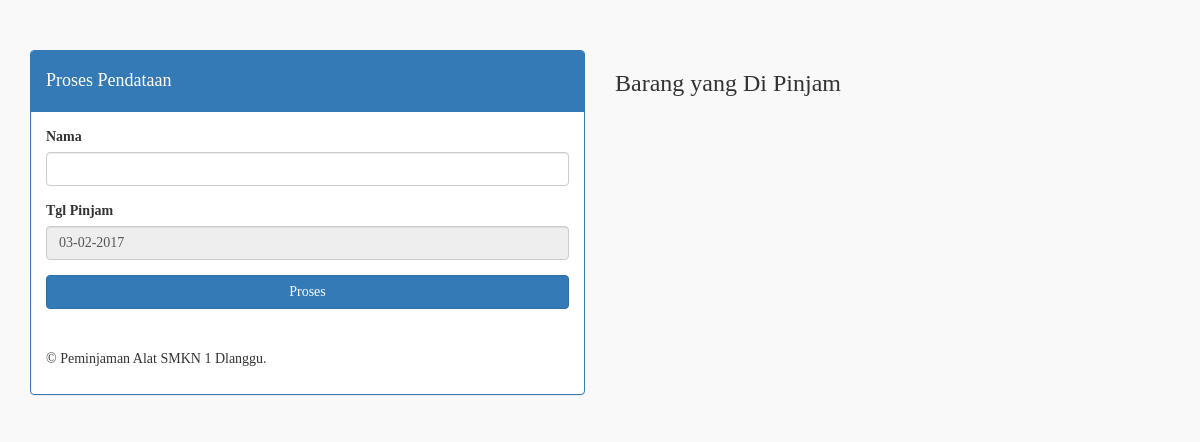
Page /user/proses_pinjam.php on the earlier database version.
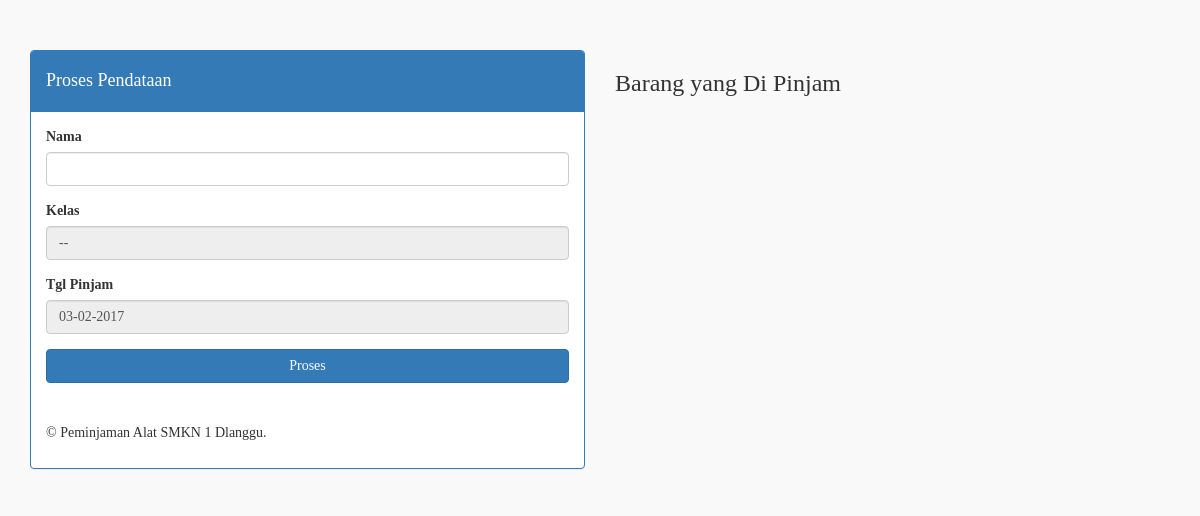
Same page on the later database version.
### tables this page shows
CREATE TABLE `anggota` (
  `id_anggota` int(11) NOT NULL,
  `nama` varchar(40) NOT NULL,
  `password` varchar(40) NOT NULL,
  `kelas` varchar(20) NOT NULL
);

### user/proses_pinjam.php (the view, shortened to what this page needs)
<!DOCTYPE html>
<html lang="en">
<head>
	<link href="css/bootstrap.min.css" rel="stylesheet">
    <link href="style/style.css" rel="stylesheet" type="text/css">
    <link href="../bootstrap/font-awesome/css/font-awesome.min.css" rel="stylesheet" type="text/css">
</head>
<body>
		<div class="container">
			<div class="row" style="margin-top: 50px">
				<div class="col-md-6">
				<div class="panel panel-primary">
					<div class="panel-heading">
						<h4>Proses Pendataan</h4>
					</div>
					<div class="panel-body">
					<form action="proses_transaksi.php" method="post">
						<div class="form-group">
							<label for="">Nama</label>
							<input type="text" name="nama" class="form-control" value="<?php echo $_SESSION['anggota']; ?>">
						</div>
<?php
$anggota = $_SESSION['anggota'];
$query = mysql_query("SELECT * FROM anggota WHERE nama = '$anggota'");
	while ($data = mysql_fetch_assoc($query)) {
?>
<label for="">Kelas</label>
        	<div class="form-group">
      		<input type="text" name="kelas" value="<?php echo $data['kelas']; ?>" disabled class="form-control">
        	</div>
	<?php	}
 ?>
						<div class="form-group">
						<?php
						$date = date('d' . '-' . 'm' . '-' . 'Y');
						 ?>
							<label for="">Tgl Pinjam</label>
							<input type="text" disabled name="tgl_pinjam" class="datepicker form-control" value="<?php echo $date; ?>">
						</div>
						<button type="submit" name="finish" class="btn btn-block btn-primary">Proses</button>
		<div id="footer" style="margin-top: 40px">
			<p id="footnote">
				© Peminjaman Alat SMKN 1 Dlanggu.
			</p>
		</div>
					</div>
				</div>
				</div>
				<div class="col-md-4 ">
					<h3>Barang yang Di Pinjam</h3>
				</div>
			</div>
	</div>
</body>
</html>

Differences in the rows shown:
added anggota: kelas "--"
